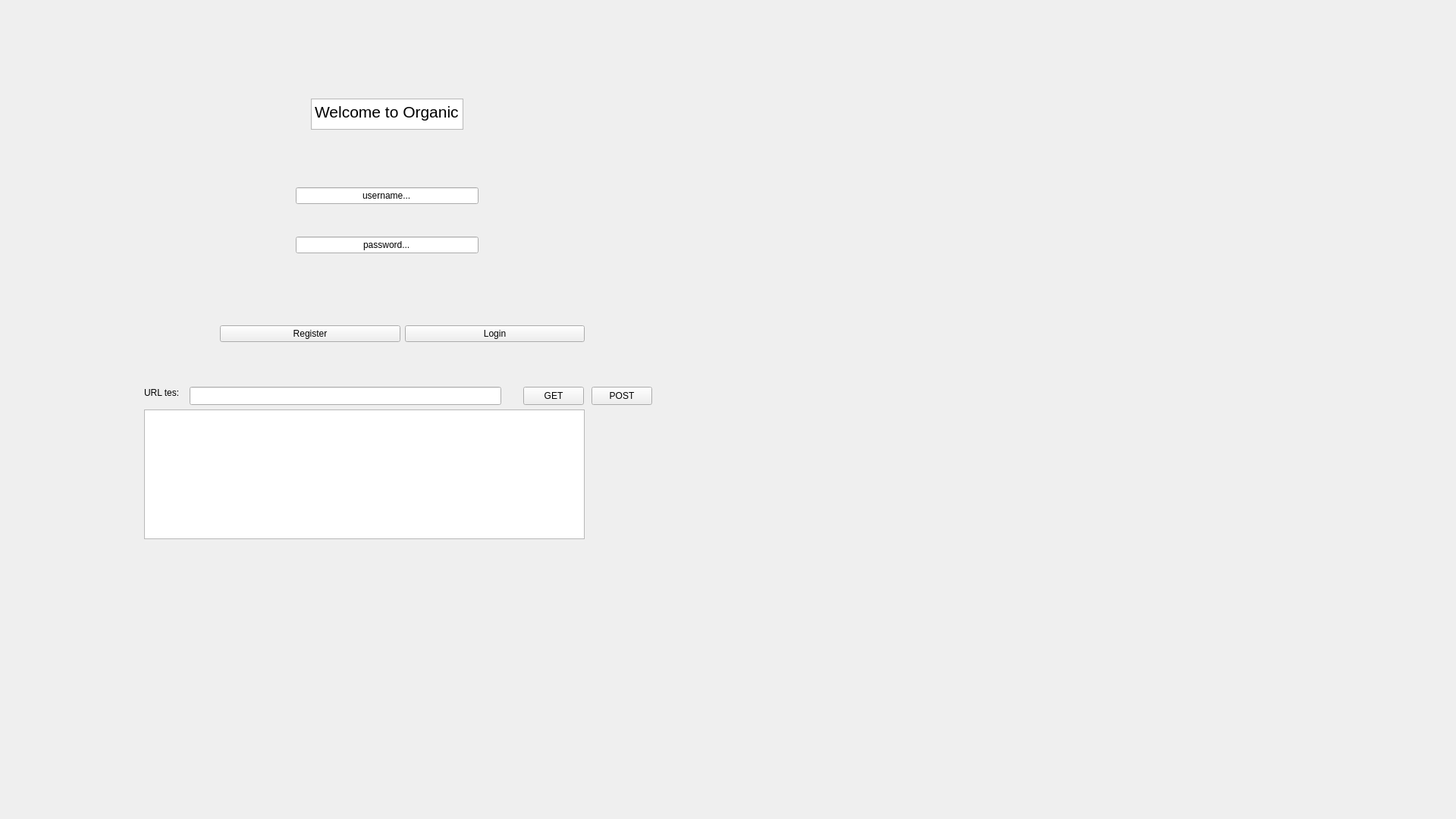
<?xml version="1.0" encoding="UTF-8"?>
<ui version="4.0">
 <class>WelcomeWindow</class>
 <widget class="QWidget" name="WelcomeWindow">
  <property name="geometry">
   <rect>
    <x>0</x>
    <y>0</y>
    <width>1920</width>
    <height>1080</height>
   </rect>
  </property>
  <property name="windowTitle">
   <string>Form</string>
  </property>
  <widget class="QWidget" name="horizontalLayoutWidget">
   <property name="geometry">
    <rect>
     <x>290</x>
     <y>400</y>
     <width>481</width>
     <height>80</height>
    </rect>
   </property>
   <layout class="QHBoxLayout" name="horizontalLayout">
    <item>
     <widget class="QPushButton" name="PBregister">
      <property name="text">
       <string>Register</string>
      </property>
     </widget>
    </item>
    <item>
     <widget class="QPushButton" name="PBlogin">
      <property name="text">
       <string>Login</string>
      </property>
     </widget>
    </item>
   </layout>
  </widget>
  <widget class="QTextEdit" name="textEdit">
   <property name="geometry">
    <rect>
     <x>410</x>
     <y>130</y>
     <width>201</width>
     <height>41</height>
    </rect>
   </property>
   <property name="readOnly">
    <bool>true</bool>
   </property>
   <property name="html">
    <string>&lt;!DOCTYPE HTML PUBLIC &quot;-//W3C//DTD HTML 4.0//EN&quot; &quot;http://www.w3.org/TR/REC-html40/strict.dtd&quot;&gt;
&lt;html&gt;&lt;head&gt;&lt;meta name=&quot;qrichtext&quot; content=&quot;1&quot; /&gt;&lt;meta charset=&quot;utf-8&quot; /&gt;&lt;style type=&quot;text/css&quot;&gt;
p, li { white-space: pre-wrap; }
hr { height: 1px; border-width: 0; }
li.unchecked::marker { content: &quot;\2610&quot;; }
li.checked::marker { content: &quot;\2612&quot;; }
&lt;/style&gt;&lt;/head&gt;&lt;body style=&quot; font-family:'Segoe UI'; font-size:9pt; font-weight:400; font-style:normal;&quot;&gt;
&lt;p style=&quot; margin-top:0px; margin-bottom:0px; margin-left:0px; margin-right:0px; -qt-block-indent:0; text-indent:0px;&quot;&gt;&lt;span style=&quot; font-size:16pt;&quot;&gt;Welcome to Organic&lt;/span&gt;&lt;/p&gt;&lt;/body&gt;&lt;/html&gt;</string>
   </property>
  </widget>
  <widget class="QWidget" name="verticalLayoutWidget">
   <property name="geometry">
    <rect>
     <x>390</x>
     <y>210</y>
     <width>241</width>
     <height>161</height>
    </rect>
   </property>
   <layout class="QVBoxLayout" name="verticalLayout_3">
    <item>
     <widget class="QLineEdit" name="LEusername">
      <property name="text">
       <string>username...</string>
      </property>
      <property name="alignment">
       <set>Qt::AlignCenter</set>
      </property>
     </widget>
    </item>
    <item>
     <widget class="QLineEdit" name="LEpassword">
      <property name="text">
       <string>password...</string>
      </property>
      <property name="alignment">
       <set>Qt::AlignCenter</set>
      </property>
     </widget>
    </item>
   </layout>
  </widget>
  <widget class="QLineEdit" name="urlLineEdit">
   <property name="geometry">
    <rect>
     <x>250</x>
     <y>510</y>
     <width>411</width>
     <height>24</height>
    </rect>
   </property>
  </widget>
  <widget class="QLabel" name="label">
   <property name="geometry">
    <rect>
     <x>190</x>
     <y>510</y>
     <width>49</width>
     <height>16</height>
    </rect>
   </property>
   <property name="text">
    <string>URL tes:</string>
   </property>
  </widget>
  <widget class="QPlainTextEdit" name="plainTextEdit">
   <property name="geometry">
    <rect>
     <x>190</x>
     <y>540</y>
     <width>581</width>
     <height>171</height>
    </rect>
   </property>
  </widget>
  <widget class="QPushButton" name="getButton">
   <property name="geometry">
    <rect>
     <x>690</x>
     <y>510</y>
     <width>80</width>
     <height>24</height>
    </rect>
   </property>
   <property name="text">
    <string>GET</string>
   </property>
  </widget>
  <widget class="QPushButton" name="postButton">
   <property name="geometry">
    <rect>
     <x>780</x>
     <y>510</y>
     <width>80</width>
     <height>24</height>
    </rect>
   </property>
   <property name="text">
    <string>POST</string>
   </property>
  </widget>
 </widget>
 <resources/>
 <connections/>
</ui>
